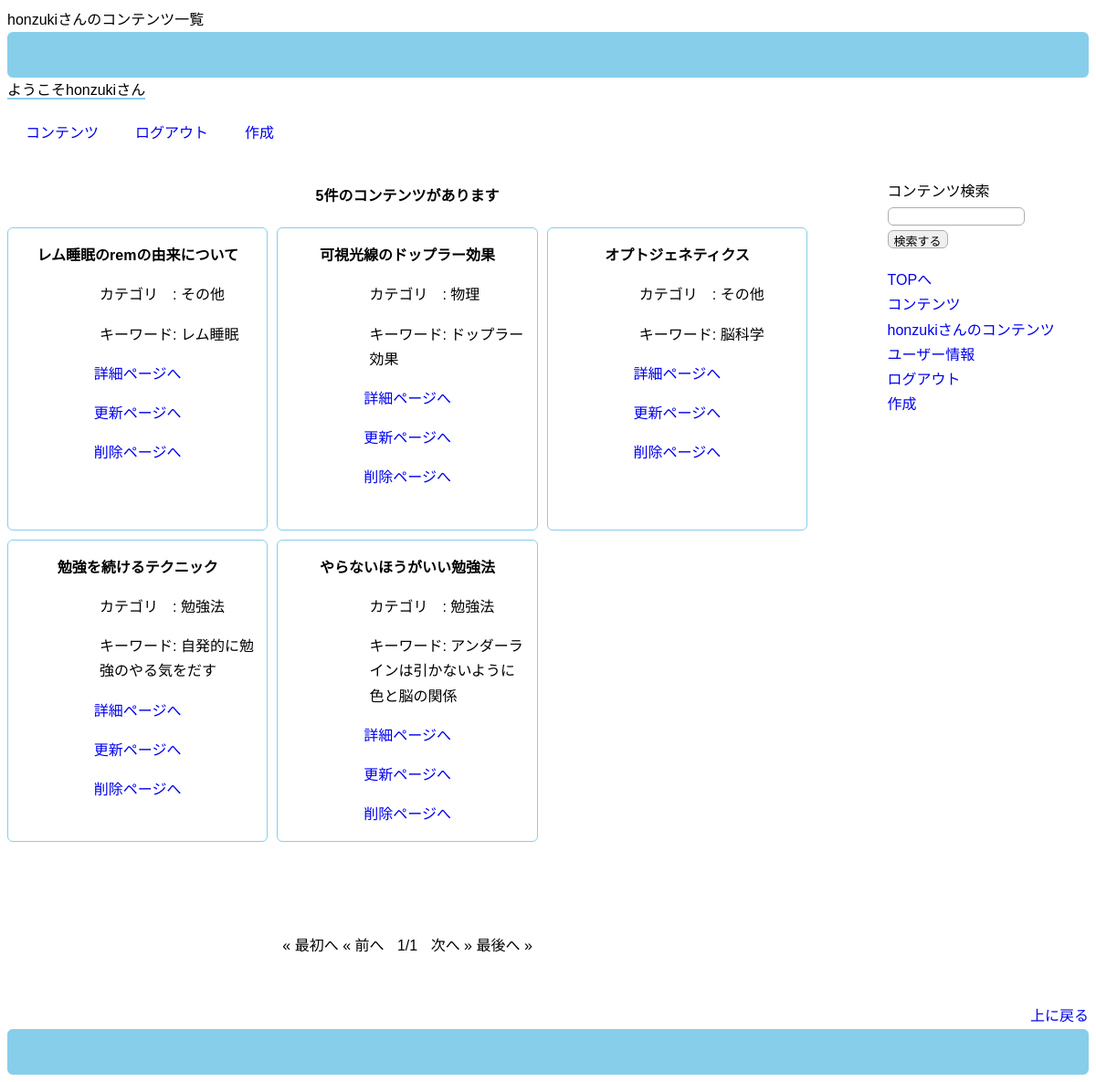
/user_contents/ (signed in), run on an earlier commit of the app's database.
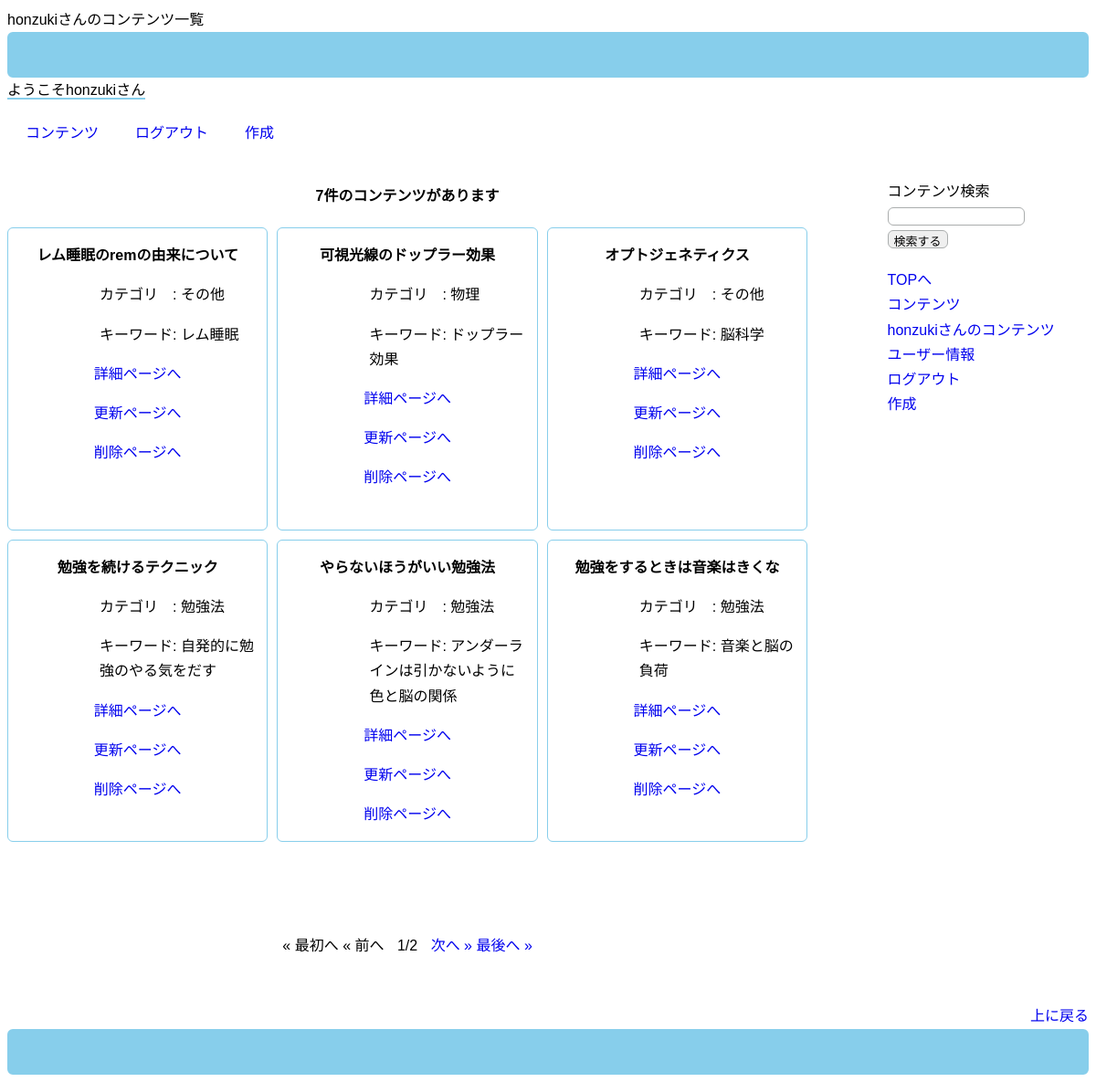
And on a later commit of the database.
### ttolapp/models.py (models this page shows, shortened)
class TeachModel(models.Model):
    CATEGORY = (
        ('japanese','国語'), ('english', '英語'), ('society','社会'),
        ('math','数学'), ('physics','物理'), ('chemistry', '化学'),
        ('biology', '生物'), ('trivia','雑学'), ('howtostudy','勉強法'),
        ('etc.', 'その他')
        )
    title = models.CharField(
        verbose_name='タイトル', max_length=100
        )
    category = models.CharField(
        verbose_name='カテゴリ',
        max_length=30,
        choices=CATEGORY
    )
    searchword = models.CharField(
        verbose_name='キーワード',
        max_length=50,
        null=True,
        blank=True
    )
    teacher = models.ForeignKey(
        CustomUser, verbose_name='作成者',
        on_delete = models.CASCADE
    )
    content = models.TextField(verbose_name='コンテンツ')

### ttolapp/views.py (the view)
# urls.py: path('user_contents/', UserContentsView.as_view(), name = 'user_contents'),
class UserContentsView(ListView):
    template_name = 'user_contents.html'
    model = TeachModel
    paginate_by = 6
    def get_queryset(self):
        teacher_id = self.request.user.id
        queryset = TeachModel.objects.filter(teacher=teacher_id)
        return queryset
    def get_context_data(self, **kwargs):
        context = super().get_context_data()
        context['contents_count'] = self.get_queryset().count()
        return context

### templates/user_contents.html (shortened to what this page needs)
{% extends 'base.html' %}
{% block title %}
    {{user.username}}さんのコンテンツ一覧
{% endblock title %}
{% block content %}
    <h4>{{contents_count}}件のコンテンツがあります</h4>
    <div class="contents-list">
        {% for item in page_obj %}
            <div class="content-item">
                <p class="content-title">{{item.title}}</p>
                <div class="content-labels">
                    <p>カテゴリ　: {{item.get_category_display}}</p>
                    <p>キーワード: {{item.searchword}}</p>
                </div>
                <p><a href="{% url 'ttolapp:detail' item.id %}">詳細ページへ</a></p>
                <p><a href="{% url 'ttolapp:update' item.id %}">更新ページへ</a></p>
                <P><a href="{% url 'ttolapp:delete' item.id %}">削除ページへ</a></P>
            </div>
        {% endfor %}
    </div>
<div class="pagination">
    {% if page_obj.has_previous %}
        <a href="{% url 'ttolapp:user_contents' %}">&laquo; 最初へ</a>
        <a href="?page={{ page_obj.previous_page_number }}">&laquo; 前へ</a>
    {% else %}
        <a>&laquo; 最初へ</a>
        <a>&laquo; 前へ</a>
    {% endif %}
    <span class="page-number">
        {{page_obj.number}}/{{page_obj.paginator.num_pages}}
    </span>
    {% if page_obj.has_next %}
        <a href="?page={{ page_obj.next_page_number }}">次へ &raquo;</a>
        <a href="?page={{ page_obj.paginator.num_pages }}">最後へ &raquo;</a>
    {% else %}
        <a>次へ &raquo;</a>
        <a>最後へ &raquo;</a>
    {% endif %}
</div>
{% endblock content %}

What changed in the data, as far as the page shows it:
added TeachModel: title "勉強をするときは音楽はきくな", category "勉強法", searchword "音楽と脳の負荷"
Also different on the page:
{{ contents_count }}: "5" → "7"
{{ page_obj.paginator.num_pages }}: "1" → "2"
